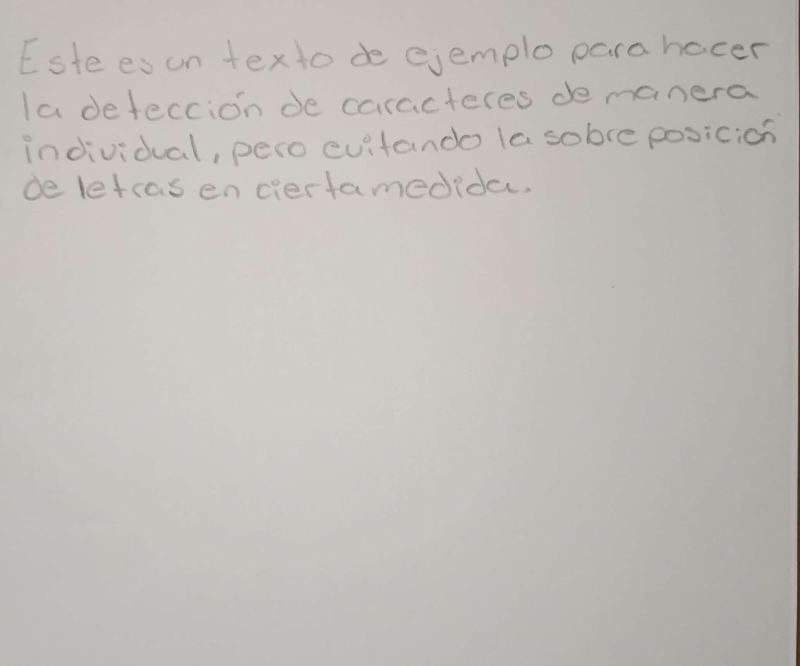
#> input picture imgEjm.jpg, 1600 x 1332 px, found by its file name (shown at 1/2 size)
$ python contornos.py
#> lines starting #> are read from the running program, lines starting #| are printed output that depends on the picture; after the words box and inside, x2 and y2 are one past the last pixel; in counts of white or black regions, pixels touching at a corner belong together
#> further down, img is the input picture: shape (1332, 1600, 3); mean B, G, R 185.4, 189.5, 193.7
import cv2 as cv
import numpy as np

def rescaleFrame(frame, scale=.60):
    """Redimensiona una imagen manteniendo la proporción.

    Args:
        frame: La imagen a redimensionar.
        scale: El factor de escala (valor entre 0 y 1).

    Returns:
        La imagen redimensionada.
    """
#> called with scale = 0.6
    width = int(frame.shape[1] * scale)
#> width = 960
    height = int(frame.shape[0] * scale)
#> height = 799
    dimensions = (width, height)
#> dimensions = (960, 799)

    cv.imshow('Letra', frame)

    return cv.resize(frame, dimensions, interpolation=cv.INTER_CUBIC)
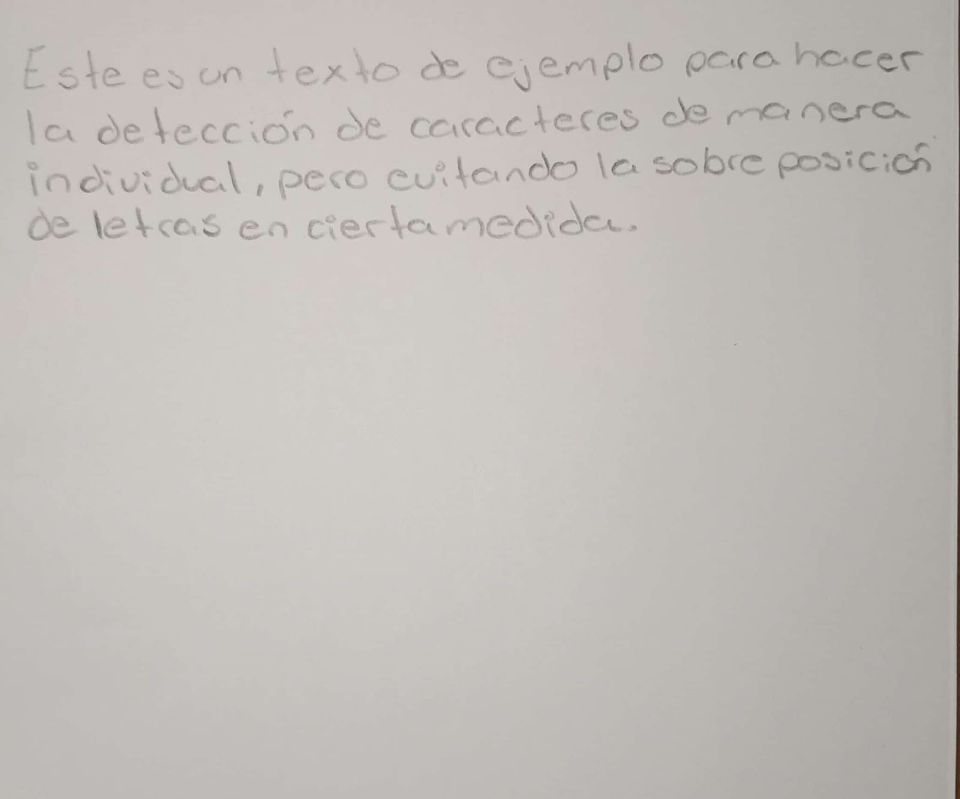
#> returned value: shape (799, 960, 3); mean of channels 0, 1, 2 185.4, 189.5, 193.7; drawn as B, G, R

# Cargar la imagen
img = cv.imread("imgEjm.jpg")

# Redimensionar la imagen (opcional)
resizedImg = rescaleFrame(img)

# Convertir a escala de grises y detectar bordes
gray = cv.cvtColor(resizedImg, cv.COLOR_BGR2GRAY)
canny = cv.Canny(gray, 20, 100)
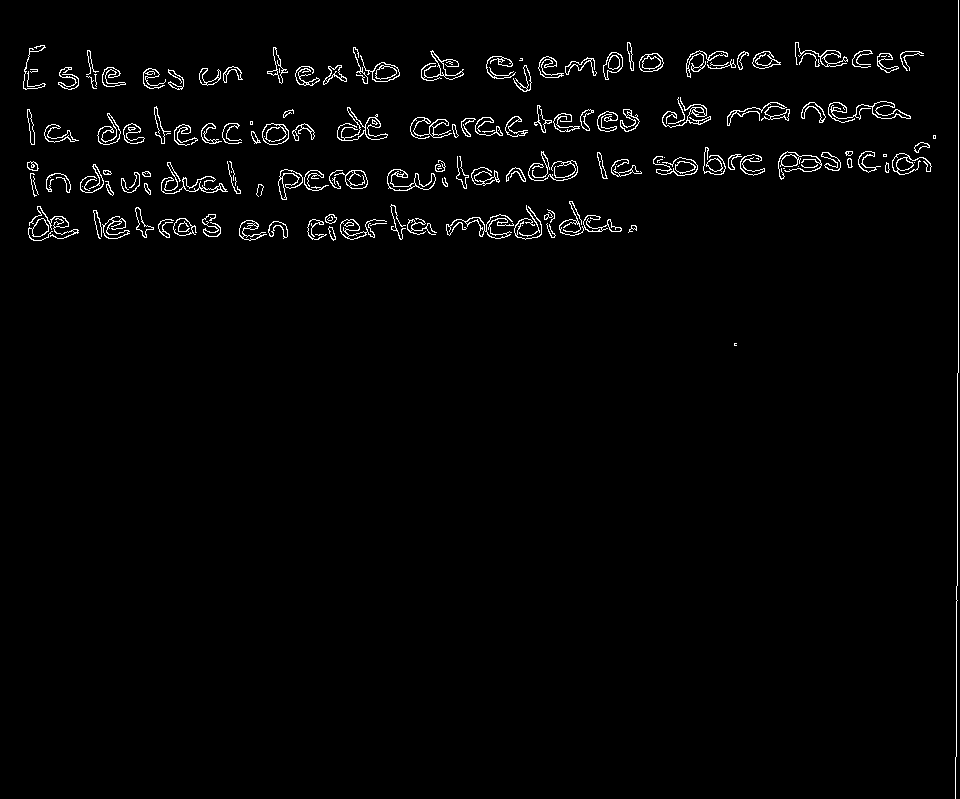
#> canny: shape (799, 960); 2% white in thin lines or dots

# Encontrar contornos con jerarquía
contours, hierarchy = cv.findContours(canny, cv.RETR_TREE, cv.CHAIN_APPROX_SIMPLE)
#> contours = 322 contours, 117 with area under 20; largest, box (x1, y1, x2, y2) and area: (262, 123, 289, 145) 449, (360, 55, 400, 82) 398, (337, 107, 388, 141) 392, (387, 169, 436, 191) 388, (372, 62, 400, 82) 374
print(len(contours))
#| 322
# Filtrar contornos por jerarquía y área
MIN_AREA = 15  # Ajusta este valor según tus necesidades
for i in range(len(contours)):
    if hierarchy[0][i][3] == -1 and cv.contourArea(contours[i]) > MIN_AREA:  # Contorno externo y área mínima
        # Procesar el contorno
        x, y, w, h = cv.boundingRect(contours[i])

        # Recortar la imagen
        crop_img = resizedImg[y:y+h, x:x+w].copy()

        # Preprocesamiento
        gray = cv.cvtColor(crop_img, cv.COLOR_BGR2GRAY)
        blur = cv.medianBlur(gray, 3)  # Filtro mediano
        thresh = cv.adaptiveThreshold(blur, 255, cv.ADAPTIVE_THRESH_MEAN_C, cv.THRESH_BINARY_INV, 11, 2)  # Binarización adaptativa

        # Encontrar componentes conectados
        num_labels, labels, stats, centroids = cv.connectedComponentsWithStats(thresh, connectivity=8)

        # Iterar sobre los componentes conectados
        for label in range(1, num_labels):
            # Obtener el rectángulo delimitador del componente
            x1, y1, w1, h1, area = stats[label]

            # Si el área es lo suficientemente grande, considerar como una letra
            if area > 10:  # Ajusta este valor según tus necesidades
                # Recortar la imagen del componente
                letter_img = crop_img[y1:y1+h1, x1:x1+w1]

                # Aumentar el tamaño al doble usando interpolación cúbica
                scale_factor = 1.25  # Puedes ajustar este valor según tus necesidades
                resized_image = cv.resize(letter_img, None, fx=scale_factor, fy=scale_factor, interpolation=cv.INTER_LINEAR)

                # Mostrar la imagen escalada
                cv.imshow(f'Letra escalada {label}', resized_image)
                cv.waitKey(0)
                cv.destroyAllWindows()
#> this loop made 322 passes
#> (x, y, w, h, num_labels, stats, centroids) on passes 2, 4, 9, 11, 20: (328, 226, 8, 15, 2, [[0, 0, 8, 15, 67], [1, 0, 7, 14, 53]], [[3.49, 7], [3.51, 7]]), (628, 225, 9, 8, 2, [[0, 0, 9, 8, 35], [1, 0, 8, 7, 37]], [[3.37, 4], [4.59, 3.03]]), (268, 221, 20, 18, 2, [[0, 0, 20, 18, 218], [0, 1, 20, 16, 142]], [[9.48, 9.11], [9.53, 7.56]]), (239, 220, 28, 21, 2, [[0, 0, 28, 21, 354], [0, 0, 28, 20, 234]], [[15.15, 9.81], [11.01, 10.29]]), (307, 219, 20, 21, 3, [[0, 0, 20, 21, 251], [1, 1, 19, 19, 164], [18, 0, 2, 3, 5]], [[10.48, 10.08], [7.73, 10.16], [18.6, 0.8]])
#> (x, y, w, h, num_labels, centroids) on passes 15, 33, 45, 46, 48, 50: (340, 219, 47, 21, 3, [[25.67, 10.64], [10.6, 10.11], [32.85, 6.75]]), (446, 214, 68, 25, 3, [[32.14, 12.26], [52.99, 11.97], [19.7, 10.88]]), (514, 206, 28, 34, 4, [[13.12, 15.03], [4.5, 1], [14.35, 19.73], [25, 1]]), (29, 206, 50, 33, 4, [[26, 14.16], [18.16, 21.61], [30, 0], [31.48, 15.23]]), (519, 205, 21, 32, 4, [[9.7, 14.7], [13.1, 17.71], [0, 3], [5.35, 16.6]]), (559, 201, 63, 35, 3, [[32.26, 15.27], [12.69, 21.67], [41.28, 23.52]])

cv.destroyAllWindows()
